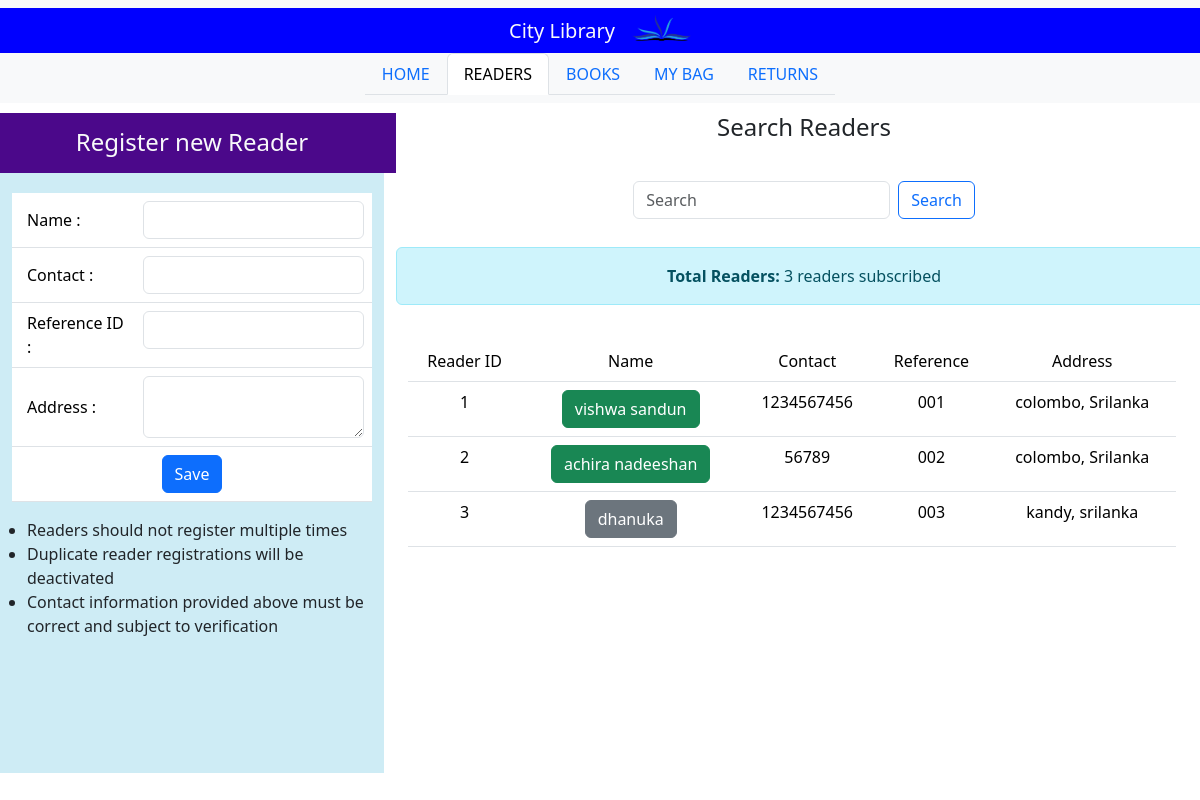
The page /readers on the database its author committed.
### libms_app/models.py (models this page shows, shortened)
class reader(models.Model):
    reference_id = models.CharField(max_length=200)
    reader_name = models.CharField(max_length=200)
    reader_contact = models.CharField(max_length=200)
    reader_address = models.CharField(max_length=200)
    active = models.BooleanField(default=True)

### libms_app/views.py (the view, shortened to what this page needs)
# urls.py: path('readers', readers),
def readers(request):
    if request.method == 'GET':
        readers = reader.objects.all()
        return render(request, 'readers.html', context={
            "current_tab": "readers",
            "readers": readers
        })

### libms_app/templates/readers.html (shortened to what this page needs)
<!DOCTYPE html>
{% extends "index.html" %}
{% load static %}
{% block main_content %}
<div class="container-flex text-center justify-content-center align-items-center" style=" padding: top 10px; padding: bottom 20px; margin: top 10px; vertical-align:middle;">
    <div class="row justify-content-center align-middle" style="margin-top: 10px; height: 60px;">
        <div class="col-md-4 text-light" style="background: #4B088A;">
            <h4 style="margin-top: 15px;">Register new Reader</h4>
        </div>
        <div class="col-md-8">
            <h4>Search Readers</h4>
        </div>
    </div>
    <div class="row">
        <div class="col-md-4">
            <div class="container" style="overflow-y: auto; height: 600px; background: #CEECF5;">
                <form class="d-flex" action="/readers/add" method="post">
                    <table class="table" style="margin-top: 20px;">
                        <tr>
                            <td style="text-align: left; vertical-align: middle; padding-left: 15px;">Name : </td>
                            <td><input type="text" class="form-control" name="reader_name"></td>
                        </tr>
                           <tr>
                            <td style="text-align: left; vertical-align: middle; padding-left: 15px;">Contact : </td>
                            <td><input type="text" class="form-control" name="reader_contact"></td>
                        </tr>
                           <tr>
                            <td style="text-align: left; vertical-align: middle; padding-left: 15px;">Reference ID : </td>
                            <td><input type="text" class="form-control" name="reader_ref_id"></td>
                        </tr>
                           <tr>
                            <td style="text-align: left; vertical-align: middle; padding-left: 15px;">Address : </td>
                            <td><textarea class="form-control" name="reader_address"></textarea></td>
                        </tr>
                        <tr>
                            <td colspan="2"><button class="btn btn-primary" type="submit">Save</button></td>
                        </tr>
                    </table>
                </form>
                <ul style="text-align: left; vertical-align: middle; padding-left: 15px;">
                    <li>Readers should not register multiple times</li>
                    <li>Duplicate reader registrations will be deactivated</li>
                    <li>Contact information provided above must be correct and subject to verification</li>
                </ul>
            </div>
        </div>
        <div class="col-md-8">
            <div class="row">
                <nav class="navbar bg-body-light">
                    <div class="container-fluid justify-content-center align-items-center">
                        <form class="d-flex" role="search" action="/readers" method="post">
                            <input class="form-control me-2" type="search" placeholder="Search" aria-label="Search" name="query" value="{{query}}"/>
                            <button class="btn btn-outline-primary" type="submit">Search</button>
                        </form>
                    </div>
                </nav>
            </div>
            <div class="row" style="margin-top: 20px;">
                <div class="alert alert-info">
                    <strong>Total Readers:</strong> {{readers|length}} readers subscribed
                </div>
                <div class="row" style="margin-top: 20px;">
                    <div class="container" style="overflow-y: auto; height: 400px;">
                        <table class="table table-hover">
                            <thead>
                                <tr>
                                    <td>Reader ID</td>
                                    <td>Name</td>
                                    <td>Contact</td>
                                    <td>Reference</td>
                                    <td>Address</td>
                                </tr>
                            </thead>
                            <tbody>
                                {% for reader in readers %}
                                   <tr>
                                    <td>{{reader.id}}</td>
                                    <td>
                                        {% if reader.active %}
                                           <span class="btn btn-success">{{reader.reader_name}}</span>
                                        {% else %}
                                             <span class="btn btn-secondary">{{reader.reader_name}}</span>
                                        {% endif %}
                                    </td>
                                    <td>{{reader.reader_contact}}</td>
                                    <td>{{reader.reference_id}}</td>
                                    <td>{{reader.reader_address}}</td>
                                   </tr>
                                {% endfor %}
                            </tbody>
                        </table>
                    </div>
                </div>
            </div>
        </div>
    </div>
</div>
{% endblock %}

### libms_app/templates/index.html (shortened to what this page needs)
<!doctype html>
{%load static%}
<html lang="en">
  <head>
    <link href="https://cdn.jsdelivr.net/npm/bootstrap@5.3.7/dist/css/bootstrap.min.css" rel="stylesheet">
  </head>
  <body>
    <nav class="navbar bg-body-tertiary">
        <div class="container-fluid justify-content-center align items-center" style="background-color: #0000ff;">
            <span class="navbar-brand mb-0 h1 text-light">City Library</span>
            <img src="{% static 'libmslogo.png' %}" alt="LIBMS" height="45px">
        </div>
          <div class="container-fluid justify-content-center align-items-center">
        <ul class="nav nav-tabs  justify-content-center">
            <li class="nav-item">
                {% if current_tab == 'home'%}
                    <a class="nav-link active" aria-current="page" href="/home">HOME</a>
                {% else %}
                    <a class="nav-link" aria-current="page" href="/home">HOME</a>
                {% endif %}
            </li>
            <li class="nav-item">
                {% if current_tab == 'readers'%}
                    <a class="nav-link active" aria-current="page" href="/readers">READERS</a>
                {% else %}
                    <a class="nav-link" aria-current="page" href="/readers">READERS</a>
                {% endif %}
            </li>
               <li class="nav-item">
                {% if current_tab == 'books'%}
                    <a class="nav-link active" aria-current="page" href="/books">BOOKS</a>
                {% else %}
                    <a class="nav-link" aria-current="page" href="/books">BOOKS</a>
                {% endif %}
            </li>
            <li class="nav-item">
                {% if current_tab == 'bag'%}
                    <a class="nav-link active" aria-current="page" href="/bag">MY BAG</a>
                {% else %}
                    <a class="nav-link" aria-current="page" href="/bag">MY BAG</a>
                {% endif %}
            </li>
            <li class="nav-item">
                {% if current_tab == 'returns'%}
                    <a class="nav-link active" aria-current="page" href="/returns">RETURNS</a>
                {% else %}
                    <a class="nav-link" aria-current="page" href="/returns">RETURNS</a>
                {% endif %}
            </li>
        </ul>
    </div>
    </nav>
    {% block main_content %}
    {% endblock %}
  </body>
</html>

### rows shown on the page
reader: id "1", reader_name "vishwa sandun", reader_contact "1234567456", reference_id "001", reader_address "colombo, Srilanka"
reader: id "2", reader_name "achira nadeeshan", reader_contact "56789", reference_id "002", reader_address "colombo, Srilanka"
reader: id "3", reader_name "dhanuka", reader_contact "1234567456", reference_id "003", reader_address "kandy, srilanka"

### other values the page prints
{{ readers|length }} "3"
